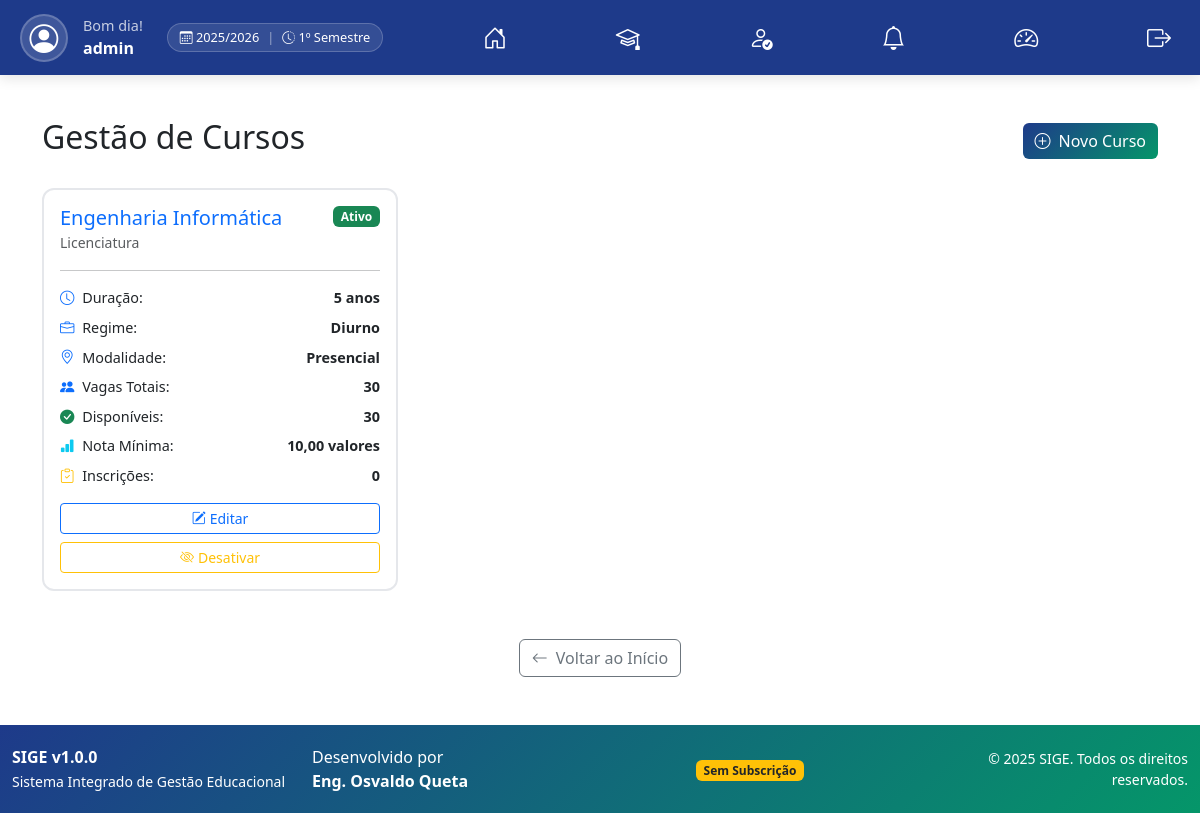
Screenshot of /cursos/ (signed in) with the database file from the repository.
### core/models.py (models this page shows, shortened)
class AnoAcademico(models.Model):
    STATUS_CHOICES = [
        ('ativo', 'Ativo'),
        ('encerrado', 'Encerrado'),
    ]
    ano_inicio = models.IntegerField(verbose_name="Ano de Início")
    ano_fim = models.IntegerField(verbose_name="Ano de Fim")
    status = models.CharField(max_length=20, choices=STATUS_CHOICES, default='ativo', verbose_name="Status")
    ativo = models.BooleanField(default=False, verbose_name="Ano Atual")
    data_criacao = models.DateTimeField(auto_now_add=True)
    class Meta:
        verbose_name = "Ano Académico"
        verbose_name_plural = "Anos Académicos"
        ordering = ['-ano_inicio']
        unique_together = ['ano_inicio', 'ano_fim']
    def __str__(self):
        return f"{self.ano_inicio}/{self.ano_fim}"

class Semestre(models.Model):
    SEMESTRE_CHOICES = [
        ('1', '1º Semestre'),
        ('2', '2º Semestre'),
    ]
    ano_academico = models.ForeignKey(AnoAcademico, on_delete=models.CASCADE, related_name='semestres', verbose_name="Ano Académico")
    nome = models.CharField(max_length=20, choices=SEMESTRE_CHOICES, verbose_name="Semestre")
    data_inicio = models.DateField(verbose_name="Data de Início")
    data_fim = models.DateField(verbose_name="Data de Fim")
    ativo = models.BooleanField(default=False, verbose_name="Semestre Atual")
    class Meta:
        verbose_name = "Semestre"
        verbose_name_plural = "Semestres"
        unique_together = ['ano_academico', 'nome']
        ordering = ['ano_academico', 'nome']

class Curso(models.Model):
    GRAU_CHOICES = [
        ('licenciatura', 'Licenciatura'),
        ('mestrado', 'Mestrado'),
        ('doutoramento', 'Doutoramento'),
        ('especialidade', 'Especialidade'),
    ]
    REGIME_CHOICES = [
        ('diurno', 'Diurno'),
        ('pos-laboral', 'Pós-Laboral'),
    ]
    MODALIDADE_CHOICES = [
        ('presencial', 'Presencial'),
        ('semipresencial', 'Semipresencial'),
        ('ead', 'EAD'),
    ]
    DURACAO_CHOICES = [
        (3, '3 meses'),
        (6, '6 meses'),
        (12, '1 ano'),
        (24, '2 anos'),
        (36, '3 anos'),
        (48, '4 anos'),
        (60, '5 anos'),
    ]
    codigo = models.CharField(max_length=50, unique=True, default="CURSO", verbose_name="Código do Curso")
    nome = models.CharField(max_length=200, verbose_name="Nome do Curso")
    grau = models.CharField(max_length=20, choices=GRAU_CHOICES, default='licenciatura', verbose_name="Grau")
    regime = models.CharField(max_length=20, choices=REGIME_CHOICES, default='diurno', verbose_name="Regime")
    modalidade = models.CharField(max_length=20, choices=MODALIDADE_CHOICES, default='presencial', verbose_name="Modalidade")
    descricao = models.TextField(blank=True, verbose_name="Descrição")
    vagas = models.PositiveIntegerField(verbose_name="Número de Vagas")
    duracao_meses = models.PositiveIntegerField(
        choices=DURACAO_CHOICES,
        default=12,
        verbose_name="Duração"
    )
    nota_minima = models.DecimalField(
        max_digits=4,
        decimal_places=2,
        default=10.00,
        validators=[MinValueValidator(10.00), MaxValueValidator(20.00)],
        verbose_name="Nota Mínima para Aprovação"
    )
    requer_prerequisitos = models.BooleanField(default=False, verbose_name="Requer Pré-requisitos")
    ativo = models.BooleanField(default=True, verbose_name="Ativo")
    data_criacao = models.DateTimeField(auto_now_add=True)
    data_atualizacao = models.DateTimeField(auto_now=True)
    class Meta:
        verbose_name = "Curso"
        verbose_name_plural = "Cursos"
        ordering = ['nome']
    def vagas_disponiveis(self):
        aprovados = self.inscricoes.filter(aprovado=True).count()
        return max(0, self.vagas - aprovados)
    def total_inscricoes(self):
        return self.inscricoes.count()

### core/views.py (the view)
# urls.py: path('cursos/', views.cursos_lista, name='cursos_lista'),
@login_required
def cursos_lista(request):
    cursos = Curso.objects.all().order_by('-ativo', 'nome')
    return render(request, 'core/cursos_lista.html', {'cursos': cursos})

### core/context_processors.py (called while the page is built)
def subscricao_context(request):
    if not request.user.is_authenticated:
        return {}
    subscricao = Subscricao.objects.filter(estado__in=['ativo', 'teste']).first()
    return {'subscricao': subscricao}

def global_academic_context(request):
    if not request.user.is_authenticated:
        return {}
    ano_atual = AnoAcademico.objects.filter(ativo=True).first()
    semestre_atual = None
    if ano_atual:
        semestre_atual = ano_atual.semestres.filter(ativo=True).first()
    return {
        'ano_atual': ano_atual,
        'semestre_atual': semestre_atual
    }

### core/templates/core/cursos_lista.html (shortened to what this page needs)
{% extends 'core/base.html' %}
{% block content %}
<div class="container my-5">
    <div class="d-flex justify-content-between align-items-center mb-4">
        <h2>Gestão de Cursos</h2>
        <a href="{% url 'curso_create' %}" class="btn btn-custom">
            <i class="bi bi-plus-circle me-2"></i>Novo Curso
        </a>
    </div>
    {% if cursos %}
        <div class="row">
            {% for curso in cursos %}
            <div class="col-md-6 col-lg-4 mb-4">
                <div class="card curso-card h-100 {% if not curso.ativo %}opacity-50{% endif %}">
                    <div class="card-body">
                        <div class="d-flex justify-content-between align-items-start mb-3">
                            <div>
                                <h5 class="card-title text-primary mb-0">{{ curso.nome }}</h5>
                                <small class="text-muted">{{ curso.get_grau_display }}</small>
                            </div>
                            {% if curso.ativo %}
                                <span class="badge bg-success">Ativo</span>
                            {% else %}
                                <span class="badge bg-secondary">Inativo</span>
                            {% endif %}
                        </div>
                        <hr>
                        <div class="curso-stats mb-3">
                            <div class="d-flex justify-content-between mb-2">
                                <span><i class="bi bi-clock text-primary"></i> Duração:</span>
                                <strong>{{ curso.get_duracao_meses_display }}</strong>
                            </div>
                            <div class="d-flex justify-content-between mb-2">
                                <span><i class="bi bi-briefcase text-primary"></i> Regime:</span>
                                <strong>{{ curso.get_regime_display }}</strong>
                            </div>
                            <div class="d-flex justify-content-between mb-2">
                                <span><i class="bi bi-geo-alt text-primary"></i> Modalidade:</span>
                                <strong>{{ curso.get_modalidade_display }}</strong>
                            </div>
                            <div class="d-flex justify-content-between mb-2">
                                <span><i class="bi bi-people-fill text-primary"></i> Vagas Totais:</span>
                                <strong>{{ curso.vagas }}</strong>
                            </div>
                            <div class="d-flex justify-content-between mb-2">
                                <span><i class="bi bi-check-circle-fill text-success"></i> Disponíveis:</span>
                                <strong>{{ curso.vagas_disponiveis }}</strong>
                            </div>
                            <div class="d-flex justify-content-between mb-2">
                                <span><i class="bi bi-bar-chart-fill text-info"></i> Nota Mínima:</span>
                                <strong>{{ curso.nota_minima }} valores</strong>
                            </div>
                            <div class="d-flex justify-content-between mb-2">
                                <span><i class="bi bi-clipboard-check text-warning"></i> Inscrições:</span>
                                <strong>{{ curso.total_inscricoes }}</strong>
                            </div>
                        </div>
                        <div class="d-grid gap-2">
                            <a href="{% url 'curso_edit' curso.id %}" class="btn btn-outline-primary btn-sm">
                                <i class="bi bi-pencil-square me-1"></i>Editar
                            </a>
                            {% if curso.ativo %}
                                <a href="{% url 'curso_toggle' curso.id %}" class="btn btn-outline-warning btn-sm">
                                    <i class="bi bi-eye-slash me-1"></i>Desativar
                                </a>
                            {% else %}
                                <a href="{% url 'curso_toggle' curso.id %}" class="btn btn-outline-success btn-sm">
                                    <i class="bi bi-eye me-1"></i>Ativar
                                </a>
                            {% endif %}
                        </div>
                    </div>
                </div>
            </div>
            {% endfor %}
        </div>
    {% else %}
        <div class="alert alert-info text-center">
            <i class="bi bi-info-circle me-2"></i>
            Nenhum curso cadastrado. Clique em "Novo Curso" para começar.
        </div>
    {% endif %}
    <div class="text-center mt-4">
        <a href="{% url 'index' %}" class="btn btn-outline-secondary">
            <i class="bi bi-arrow-left me-2"></i>Voltar ao Início
        </a>
    </div>
</div>
{% endblock %}

### core/templates/core/base.html (shortened to what this page needs)
{% load static %}
<!DOCTYPE html>
<html lang="pt">
<head>
    <link href="https://cdn.jsdelivr.net/npm/bootstrap@5.3.0/dist/css/bootstrap.min.css" rel="stylesheet">
    <link rel="stylesheet" href="https://cdn.jsdelivr.net/npm/bootstrap-icons@1.11.1/font/bootstrap-icons.css">
</head>
<body>
    {% if user.is_authenticated %}
    <div class="navbar-top">
        <div class="navbar-content d-flex justify-content-between align-items-center w-100">
            <div class="d-flex align-items-center gap-4">
                <div class="user-info">
                    <div class="user-avatar">
                        <i class="bi bi-person-circle"></i>
                    </div>
                    <div class="user-greeting">
                        <div class="user-greeting-text small opacity-75" id="cumprimento-horario">Bem-vindo!</div>
                        <div class="user-greeting-name fw-bold">{{ user.get_full_name|default:user.username }}</div>
                    </div>
                </div>
                {% if ano_atual %}
                <div class="academic-badge">
                    <span><i class="bi bi-calendar3"></i> {{ ano_atual }}</span>
                    {% if semestre_atual %}
                    <span class="opacity-50">|</span>
                    <span><i class="bi bi-clock-history"></i> {{ semestre_atual.get_nome_display }}</span>
                    {% endif %}
                </div>
                {% endif %}
            </div>
                <a href="{% url 'painel_principal' %}" title="Início" class="btn btn-link text-white p-2">
                    <i class="bi bi-house-door fs-4"></i>
                </a>
                <a href="{% url 'cursos_lista' %}" title="Cursos" class="btn btn-link text-white p-2">
                    <i class="bi bi-mortarboard fs-4"></i>
                </a>
                {% if user.is_staff %}
                    <a href="{% url 'perfis_pendentes' %}" title="Perfis Pendentes" class="btn btn-link text-white p-2 position-relative">
                        <i class="bi bi-person-check fs-4"></i>
                    </a>
                {% endif %}
                <a href="{% url 'notificacoes' %}" title="Notificações" class="btn btn-link text-white p-2 position-relative">
                    <i class="bi bi-bell fs-4"></i>
                </a>
                <a href="{% url 'admin:index' %}" title="Admin" class="btn btn-link text-white p-2">
                    <i class="bi bi-speedometer2 fs-4"></i>
                </a>
                <a href="{% url 'logout' %}" title="Sair" class="btn btn-link text-white p-2">
                    <i class="bi bi-box-arrow-right fs-4"></i>
                </a>
            </div>
        </div>
    {% endif %}
    {% block content %}{% endblock %}
    <footer>
        <div class="container-fluid">
            <div class="row align-items-center">
                <div class="col-md-3 text-start">
                    <p class="mb-0">
                        <strong>SIGE v1.0.0</strong><br>
                        <small>Sistema Integrado de Gestão Educacional</small>
                    </p>
                </div>
                <div class="col-md-3">
                    <p class="mb-0">
                        Desenvolvido por<br>
                        <strong>Eng. Osvaldo Queta</strong>
                    </p>
                </div>
                <div class="col-md-3 text-center">
                    {% if user.is_authenticated %}
                        <p class="mb-0">
                            {% if subscricao %}
                                <span class="badge {% if subscricao.esta_ativo %}bg-success{% else %}bg-danger{% endif %}">
                                    {% if subscricao.esta_ativo %}
                                        ✓ Ativa
                                    {% else %}
                                        ✗ Expirada
                                    {% endif %}
                                </span>
                                <br>
                                <small>
                                    {% if subscricao.esta_ativo %}
                                        {{ subscricao.dias_restantes }} dias
                                    {% else %}
                                        Renove sua subscrição
                                    {% endif %}
                                </small>
                            {% else %}
                                <span class="badge bg-warning text-dark">Sem Subscrição</span>
                            {% endif %}
                        </p>
                    {% endif %}
                </div>
                <div class="col-md-3 text-end">
                    <p class="mb-0 small">&copy; {% now "Y" %} SIGE. Todos os direitos reservados.</p>
                </div>
            </div>
        </div>
    </footer>
</body>
</html>

### core/templates/core/base.html (style rules this page uses)
body { font-family: 'Segoe UI', Tahoma, Geneva, Verdana, sans-serif; display: flex; flex-direction: column; min-height: 100vh; padding-top: 70px; }
.navbar-top { position: fixed; top: 0; left: 0; right: 0; height: 75px; background: #1e3a8a; color: white; display: flex; align-items: center; padding: 0 20px; z-index: 1000; box-shadow: 0 4px 12px rgba(0,0,0,0.1); }
.user-info { display: flex; align-items: center; gap: 15px; }
.user-avatar { width: 48px; height: 48px; border-radius: 50%; background: rgba(255,255,255,0.15); display: flex; align-items: center; justify-content: center; font-size: 1.8rem; border: 2px solid rgba(255,255,255,0.2); }
.academic-badge { background: rgba(255,255,255,0.1); padding: 4px 12px; border-radius: 20px; font-size: 0.8rem; border: 1px solid rgba(255,255,255,0.2); display: inline-flex; align-items: center; gap: 8px; }
.user-greeting { text-align: left; }
.user-greeting-text { font-size: 0.9rem; opacity: 0.9; }
.user-greeting-name { font-weight: bold; font-size: 1rem; }
.card { transition: transform 0.3s; height: 100%; }
.btn-custom { background: linear-gradient(135deg, #1e3a8a 0%, #059669 100%); border: none; color: white; }
footer { background: linear-gradient(135deg, #1e3a8a 0%, #059669 100%); color: white; padding: 20px 0; margin-top: auto; }

### core/templates/core/cursos_lista.html (style rules this page uses)
.curso-card { border: 2px solid #e5e7eb; border-radius: 12px; transition: all 0.3s ease; }
.curso-stats { font-size: 0.9rem; }
.curso-stats i { margin-right: 4px; }

### rows the page displays
AnoAcademico: ano_inicio+ano_fim "2025/2026"
Semestre: nome "1º Semestre"
Curso: nome "Engenharia Informática", grau "Licenciatura", ativo "Ativo", duracao_meses "5 anos", regime "Diurno", modalidade "Presencial", vagas "30", vagas_disponiveis "30", nota_minima "10,00", total_inscricoes "0"

### other values shown
{{ user.get_full_name|default:user.username }} "admin"
